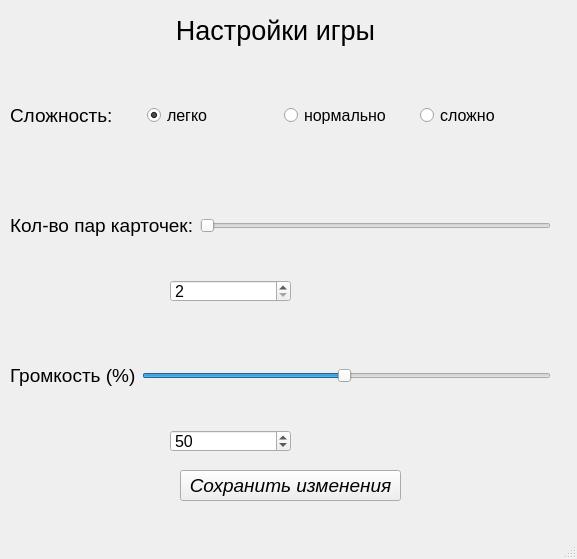
<?xml version="1.0" encoding="UTF-8"?>
<ui version="4.0">
 <class>MainWindow</class>
 <widget class="QMainWindow" name="MainWindow">
  <property name="geometry">
   <rect>
    <x>0</x>
    <y>0</y>
    <width>577</width>
    <height>559</height>
   </rect>
  </property>
  <property name="windowTitle">
   <string>MainWindow</string>
  </property>
  <widget class="QWidget" name="centralwidget">
   <widget class="QLabel" name="label">
    <property name="geometry">
     <rect>
      <x>130</x>
      <y>10</y>
      <width>291</width>
      <height>41</height>
     </rect>
    </property>
    <property name="font">
     <font>
      <pointsize>20</pointsize>
     </font>
    </property>
    <property name="text">
     <string>Настройки игры</string>
    </property>
    <property name="alignment">
     <set>Qt::AlignCenter</set>
    </property>
   </widget>
   <widget class="QWidget" name="horizontalLayoutWidget">
    <property name="geometry">
     <rect>
      <x>10</x>
      <y>70</y>
      <width>541</width>
      <height>91</height>
     </rect>
    </property>
    <layout class="QHBoxLayout" name="horizontalLayout">
     <item>
      <widget class="QLabel" name="label_2">
       <property name="font">
        <font>
         <pointsize>14</pointsize>
        </font>
       </property>
       <property name="text">
        <string>Сложность:</string>
       </property>
      </widget>
     </item>
     <item>
      <widget class="QRadioButton" name="rb_easy">
       <property name="font">
        <font>
         <pointsize>12</pointsize>
        </font>
       </property>
       <property name="text">
        <string>легко</string>
       </property>
       <property name="checked">
        <bool>true</bool>
       </property>
       <attribute name="buttonGroup">
        <string notr="true">buttonGroup</string>
       </attribute>
      </widget>
     </item>
     <item>
      <widget class="QRadioButton" name="rb_normal">
       <property name="font">
        <font>
         <pointsize>12</pointsize>
        </font>
       </property>
       <property name="text">
        <string>нормально</string>
       </property>
       <attribute name="buttonGroup">
        <string notr="true">buttonGroup</string>
       </attribute>
      </widget>
     </item>
     <item>
      <widget class="QRadioButton" name="rb_hard">
       <property name="font">
        <font>
         <pointsize>12</pointsize>
        </font>
       </property>
       <property name="text">
        <string>сложно</string>
       </property>
       <attribute name="buttonGroup">
        <string notr="true">buttonGroup</string>
       </attribute>
      </widget>
     </item>
    </layout>
   </widget>
   <widget class="QWidget" name="horizontalLayoutWidget_2">
    <property name="geometry">
     <rect>
      <x>10</x>
      <y>180</y>
      <width>541</width>
      <height>91</height>
     </rect>
    </property>
    <layout class="QHBoxLayout" name="horizontalLayout_3">
     <item>
      <widget class="QLabel" name="label_4">
       <property name="font">
        <font>
         <pointsize>14</pointsize>
        </font>
       </property>
       <property name="text">
        <string>Кол-во пар карточек:</string>
       </property>
      </widget>
     </item>
     <item>
      <widget class="QSlider" name="cards_slider">
       <property name="minimum">
        <number>2</number>
       </property>
       <property name="maximum">
        <number>50</number>
       </property>
       <property name="singleStep">
        <number>1</number>
       </property>
       <property name="value">
        <number>2</number>
       </property>
       <property name="orientation">
        <enum>Qt::Horizontal</enum>
       </property>
      </widget>
     </item>
    </layout>
   </widget>
   <widget class="QSpinBox" name="cards_spinbox">
    <property name="geometry">
     <rect>
      <x>170</x>
      <y>280</y>
      <width>121</width>
      <height>22</height>
     </rect>
    </property>
    <property name="font">
     <font>
      <pointsize>12</pointsize>
     </font>
    </property>
    <property name="minimum">
     <number>2</number>
    </property>
    <property name="maximum">
     <number>50</number>
    </property>
    <property name="singleStep">
     <number>1</number>
    </property>
    <property name="value">
     <number>2</number>
    </property>
   </widget>
   <widget class="QWidget" name="horizontalLayoutWidget_3">
    <property name="geometry">
     <rect>
      <x>10</x>
      <y>330</y>
      <width>541</width>
      <height>91</height>
     </rect>
    </property>
    <layout class="QHBoxLayout" name="horizontalLayout_4">
     <item>
      <widget class="QLabel" name="label_5">
       <property name="font">
        <font>
         <pointsize>14</pointsize>
        </font>
       </property>
       <property name="text">
        <string>Громкость (%)</string>
       </property>
      </widget>
     </item>
     <item>
      <widget class="QSlider" name="volume_slider">
       <property name="minimum">
        <number>1</number>
       </property>
       <property name="maximum">
        <number>100</number>
       </property>
       <property name="singleStep">
        <number>1</number>
       </property>
       <property name="value">
        <number>50</number>
       </property>
       <property name="orientation">
        <enum>Qt::Horizontal</enum>
       </property>
      </widget>
     </item>
    </layout>
   </widget>
   <widget class="QSpinBox" name="volume_spinbox">
    <property name="geometry">
     <rect>
      <x>170</x>
      <y>430</y>
      <width>121</width>
      <height>22</height>
     </rect>
    </property>
    <property name="font">
     <font>
      <pointsize>12</pointsize>
     </font>
    </property>
    <property name="minimum">
     <number>1</number>
    </property>
    <property name="maximum">
     <number>100</number>
    </property>
    <property name="singleStep">
     <number>1</number>
    </property>
    <property name="value">
     <number>50</number>
    </property>
   </widget>
   <widget class="QPushButton" name="save_btn">
    <property name="geometry">
     <rect>
      <x>180</x>
      <y>470</y>
      <width>221</width>
      <height>31</height>
     </rect>
    </property>
    <property name="font">
     <font>
      <pointsize>14</pointsize>
      <weight>50</weight>
      <italic>true</italic>
      <bold>false</bold>
      <underline>false</underline>
      <strikeout>false</strikeout>
      <kerning>true</kerning>
     </font>
    </property>
    <property name="text">
     <string>Сохранить изменения</string>
    </property>
   </widget>
  </widget>
  <widget class="QMenuBar" name="menubar">
   <property name="geometry">
    <rect>
     <x>0</x>
     <y>0</y>
     <width>577</width>
     <height>21</height>
    </rect>
   </property>
  </widget>
  <widget class="QStatusBar" name="statusbar"/>
 </widget>
 <resources/>
 <connections/>
 <buttongroups>
  <buttongroup name="buttonGroup"/>
 </buttongroups>
</ui>
